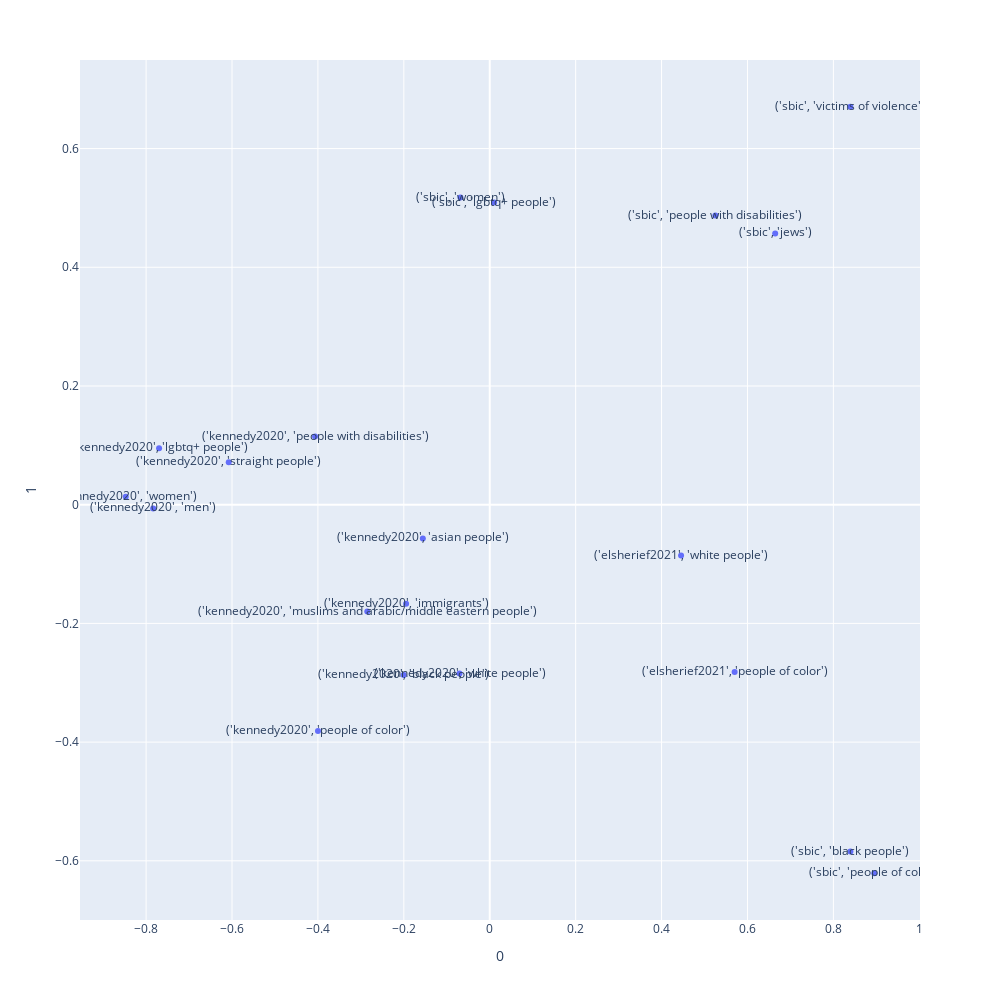

Notebook code cell kept with this figure:
### Code cell
# Run PCA
from sklearn.decomposition import PCA

pca = PCA(n_components=2)
reduced = pca.fit_transform(scores.values)
reduced = pd.DataFrame(reduced, index=scores.index)
reduced

# Plot
import plotly.express as px
px.scatter(reduced, x=0, y=1, text=reduced.index, width=1000, height=1000)

### Figure 1 — Plotly figure (JSON) as saved in the notebook; plotly's stock layout.template omitted (floating-point values rounded to 4 significant figures)
{"data": [{"hovertemplate": "0=%{x}<br>1=%{y}<br>train_dataset=%{text}<extra></extra>", "legendgroup": "", "marker": {"color": "#636efa", "symbol": "circle"}, "mode": "markers+text", "name": "", "orientation": "v", "showlegend": false, "text": ["('elsherief2021', 'people of color')", "('elsherief2021', 'white people')", "('kennedy2020', 'asian people')", "('kennedy2020', 'black people')", "('kennedy2020', 'immigrants')", "('kennedy2020', 'lgbtq+ people')", "('kennedy2020', 'men')", "('kennedy2020', 'muslims and arabic/middle eastern people')", "('kennedy2020', 'people of color')", "('kennedy2020', 'people with disabilities')", "('kennedy2020', 'straight people')", "('kennedy2020', 'white people')", "('kennedy2020', 'women')", "('sbic', 'black people')", "('sbic', 'jews')", "('sbic', 'lgbtq+ people')", "('sbic', 'people of color')", "('sbic', 'people with disabilities')", "('sbic', 'victims of violence')", "('sbic', 'women')"], "type": "scatter", "x": [0.5701, 0.4454, -0.1558, -0.2003, -0.1947, -0.7698, -0.7835, -0.2851, -0.3999, -0.4067, -0.6077, -0.07041, -0.8474, 0.8396, 0.6645, 0.01005, 0.8951, 0.5252, 0.8395, -0.06824], "xaxis": "x", "y": [-0.2818, -0.08577, -0.05675, -0.2868, -0.1671, 0.09503, -0.006348, -0.18, -0.3815, 0.1149, 0.07148, -0.2846, 0.01337, -0.5843, 0.457, 0.5091, -0.6209, 0.4871, 0.6705, 0.5174], "yaxis": "y"}], "layout": {"height": 1000, "legend": {"tracegroupgap": 0}, "margin": {"t": 60}, "width": 1000, "xaxis": {"anchor": "y", "autorange": true, "domain": [0, 1], "range": [-0.9539, 1.002], "title": {"text": "0"}, "type": "linear"}, "yaxis": {"anchor": "x", "autorange": true, "domain": [0, 1], "range": [-0.6997, 0.7492], "title": {"text": "1"}, "type": "linear"}}}
